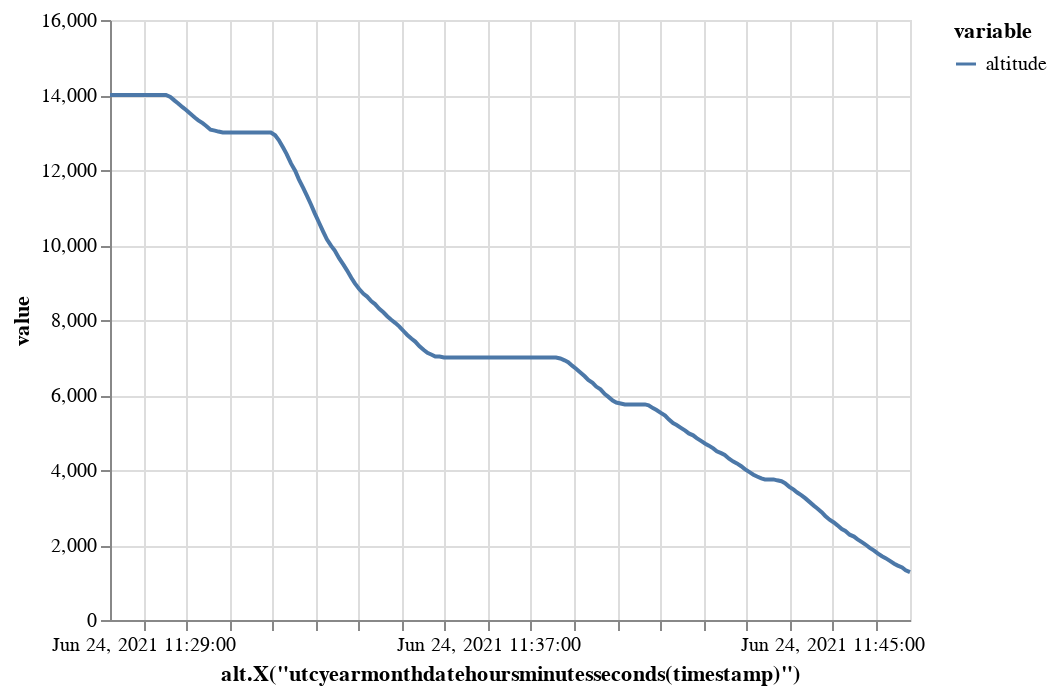

Source (notebook cell):
### Code cell
traffic[0].chart("altitude").encode()

### Figure 1 — Vega-Lite specification as saved in the notebook (floating-point values rounded to 4 significant figures; data arrays with more than 128 entries replaced by an {"elided": "..."} marker saying what was removed)
{"config": {"view": {"continuousWidth": 400, "continuousHeight": 300}}, "data": {"name": "data-246ed4d6407a7c213db2922c846ee7c5"}, "mark": "line", "encoding": {"color": {"type": "nominal", "field": "variable"}, "x": {"type": "temporal", "field": "timestamp", "timeUnit": "utcyearmonthdatehoursminutesseconds", "title": "alt.X(\"utcyearmonthdatehoursminutesseconds(timestamp)\")"}, "y": {"type": "quantitative", "field": "value"}}, "transform": [{"fold": ["altitude"], "as": ["variable", "value"]}], "$schema": "https://vega.github.io/schema/vega-lite/v4.8.1.json", "datasets": {"data-246ed4d6407a7c213db2922c846ee7c5": {"elided": "200 records"}}}
